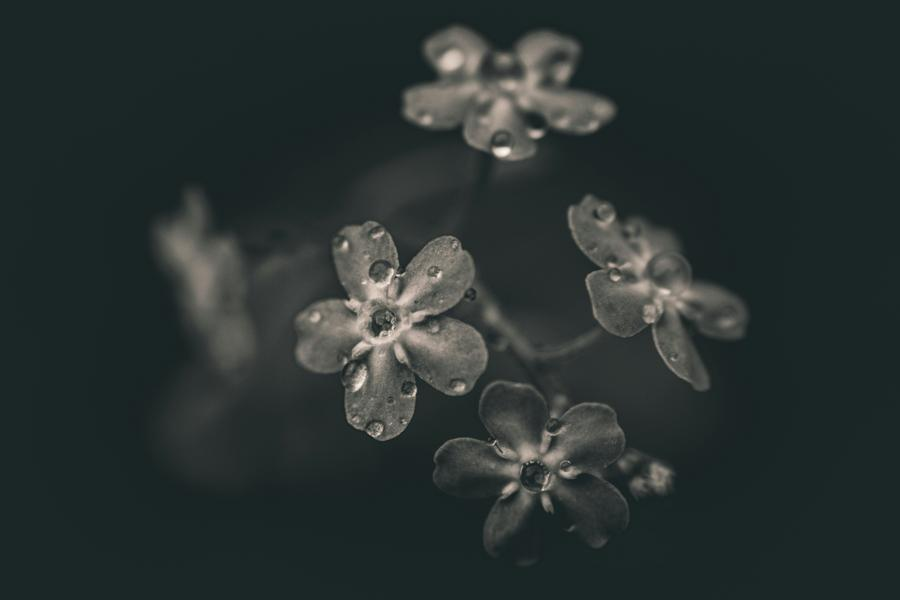
%> input picture Smart_Image_Enhancement/images/input/flower_235115.jpg, 900 x 600 px
$ octave --eval "result = task62_sampling_quantization(imread('../../images/input/flower_235115.jpg'));"   (GNU Octave 9; MATLAB toolbox functions it lacks are replaced by stand-ins)
%> lines starting %> are read from the running program, lines starting %| are printed output that depends on the picture
%> this loop made 5 passes; what is shown inside it comes from the first
function [sampling_results, quant_results] = task62_sampling_quantization(img)
figure('Name', 'Task 6.2: Sampling & Quantization (235115)');

% SAMPLING
scales = [0.25, 0.5, 1, 1.5, 2];
labels = {'0.25x', '0.5x', 'Original', '1.5x', '2x'};

for i = 1:5
    if scales(i) == 1
        sampled = img;
    else
        newSize = round(size(img)*scales(i));
        if scales(i) < 1
            sampled = imresize(img, newSize, 'bilinear');
        else
            sampled = imresize(img, newSize, 'bicubic');
            end
        end

        sampling_results(i).scale = scales(i);
        sampling_results(i).image = sampled;
        sampling_results(i).resolution = size(sampled);

        subplot(4, 5, i);
        imshow(sampled);
        title(sprintf('%s\n%dx%d', labels{i}, size(sampled,1), size(sampled,2)));
    end

    % QUANTIZATION
    bit_depths = [2, 4, 8];
    for i = 1:3
        levels = 2^bit_depths(i);
        step = 256/levels;
        quantized = uint8(floor(double(img)/step)*step);

        quant_results(i).bits = bit_depths(i);
        quant_results(i).levels = levels;
        quant_results(i).image = quantized;
       quant_results(i).mse = mean((double(img(:)) - double(quantized(:))).^2);

        subplot(4, 5, 5+i);
        imshow(quantized);
        title(sprintf('%d-bit (%d levels)\nMSE: %.1f', bit_depths(i), levels, quant_results(i).mse));

        subplot(4, 5, 10+i);
        imhist(quantized);
        title(sprintf('Hist: %d-bit', bit_depths(i)));
        xlim([0 255]);
    end

    % Summary
    subplot(4, 5, [13, 14, 15]);
    axis off;
    summary = sprintf(['SAMPLING & QUANTIZATION SUMMARY (235115)\n\n' ...
        'Sampling: 0.25x to 2x tested\n' ...
        'Quantization: 2-bit, 4-bit, 8-bit tested\n\n' ...
        'Key Findings:\n' ...
        '- Down-sampling loses detail\n' ...
        '- 2-bit causes severe banding\n' ...
        '- 8-bit provides smooth gradients']);
    text(0.1, 0.5, summary, 'FontSize', 10, 'Units', 'normalized');

    fprintf('Task 6.2 Complete: Sampling & Quantization analyzed\n');
end
%> this loop made 3 passes; what is shown inside it comes from the first
%> in task62_sampling_quantization, `quantized = uint8(floor(double(img)/step)*step);`:
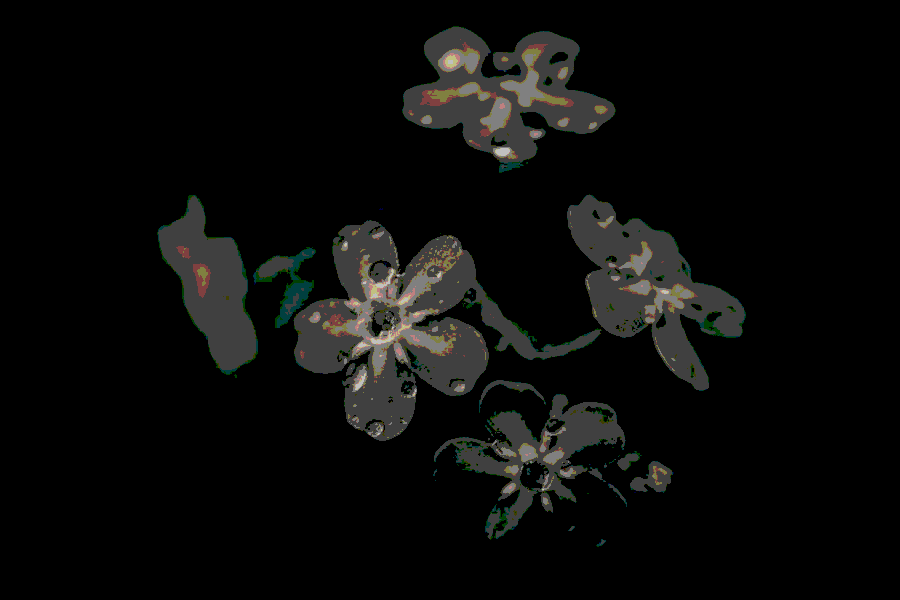
%> quantized: size 600x900x3 uint8; mean R, G, B 11.1, 11.3, 10.3
%> in task62_sampling_quantization, `xlim([0 255]);`:
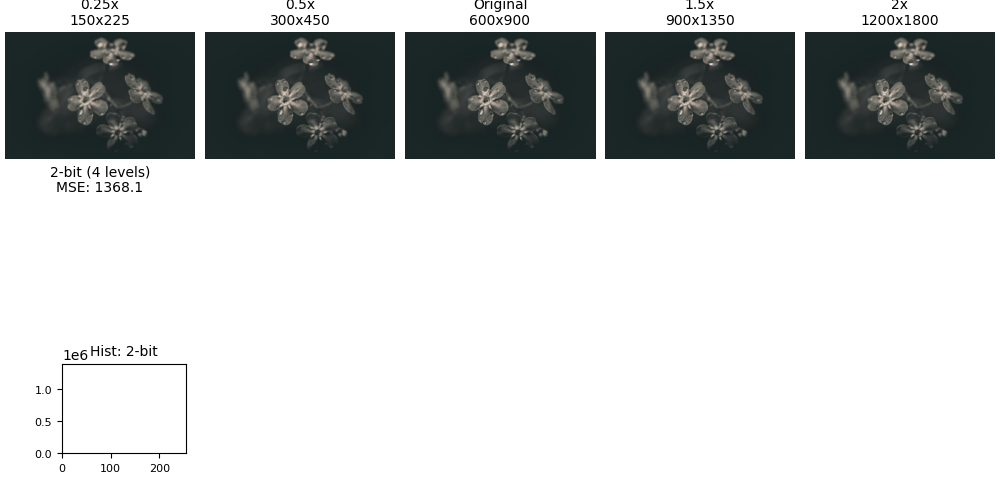
%> figure redrawn from the program's plot data, 7 panels
%> `result = task62_sampling_quantization(imread('../../images/input/flowe..`:
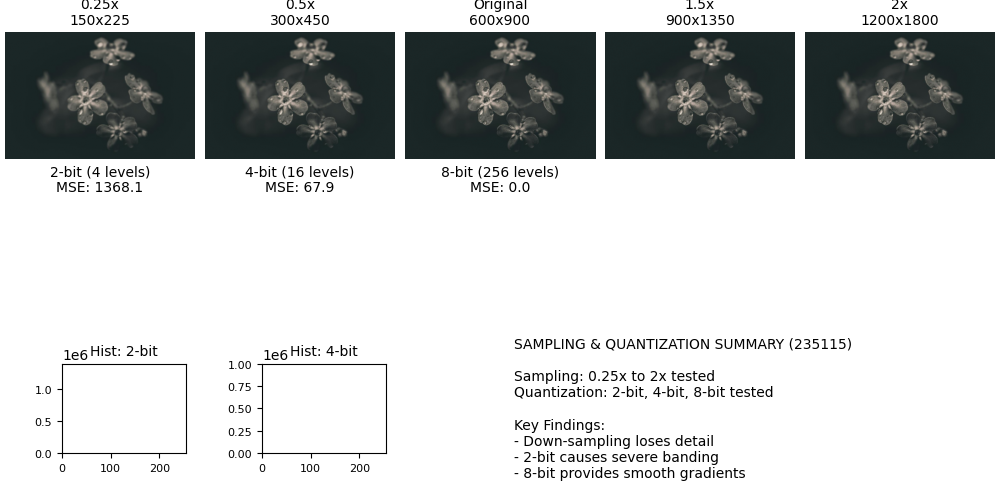
%> figure redrawn from the program's plot data, 11 panels
%> `result = task62_sampling_quantization(imread('../../images/input/flowe..`: result = 5 items; scale and resolution: 0.25 [150 225 3], 0.5 [300 450 3], 1 [600 900 3], 1.5 [900 1350 3], 2 [1200 1800 3]
